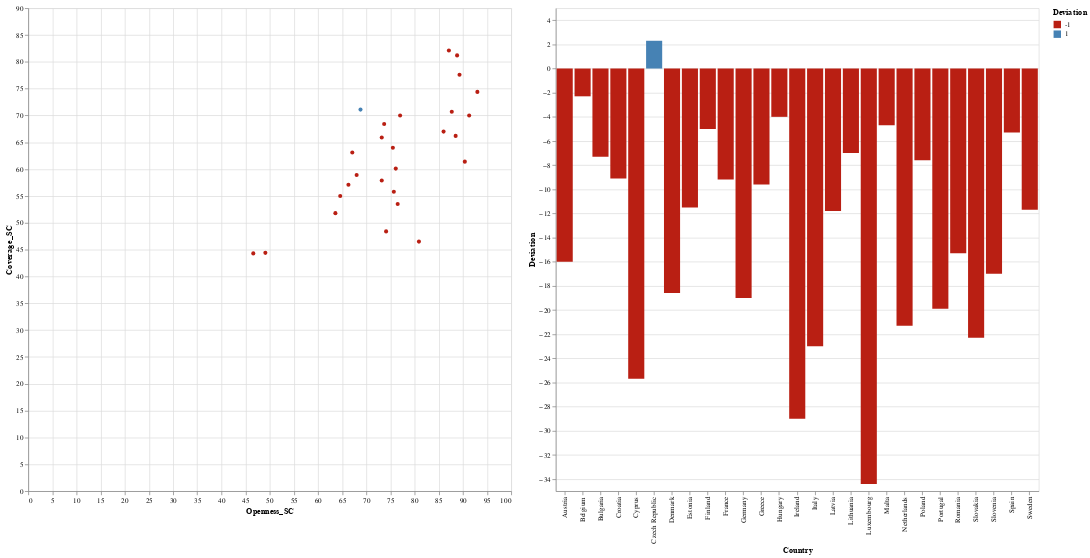

Notebook source saved alongside this figure:
### Code cell
points | bars

### Figure 1 — Vega-Lite specification as saved in the notebook (floating-point values rounded to 4 significant figures; data arrays with more than 128 entries replaced by an {"elided": "..."} marker saying what was removed)
{"config": {"view": {"continuousWidth": 400, "continuousHeight": 300}}, "hconcat": [{"mark": {"type": "point", "filled": true}, "encoding": {"color": {"condition": {"value": "#4682b4", "test": "(datum.Deviation > 0)"}, "value": "#b91f13"}, "opacity": {"condition": {"value": 1.0, "selection": "selector001"}, "value": 0.2}, "tooltip": [{"type": "nominal", "field": "Country"}, {"type": "quantitative", "field": "Overall score"}, {"type": "quantitative", "field": "Coverage_SC"}, {"type": "quantitative", "field": "Openness_SC"}], "x": {"type": "quantitative", "field": "Openness_SC"}, "y": {"type": "quantitative", "field": "Coverage_SC"}}, "height": 650, "selection": {"selector001": {"type": "single", "encodings": ["x"]}}, "transform": [{"filter": "(datum.Data_categories === 'All Categories')"}], "width": 650}, {"mark": "bar", "encoding": {"color": {"type": "nominal", "field": "Deviation_norm", "legend": {"title": "Deviation"}, "scale": {"range": ["#b91f13", "#4682b4"]}}, "opacity": {"condition": {"value": 1.0, "selection": "selector001"}, "value": 0.2}, "tooltip": [{"type": "nominal", "field": "Country"}, {"type": "quantitative", "field": "Overall score"}, {"type": "quantitative", "field": "Coverage_SC"}, {"type": "quantitative", "field": "Openness_SC"}], "x": {"type": "nominal", "field": "Country"}, "y": {"type": "quantitative", "field": "Deviation"}}, "height": 650, "selection": {"selector001": {"type": "single", "encodings": ["x"]}}, "transform": [{"filter": "(datum.Data_categories === 'All Categories')"}], "width": 650}], "data": {"name": "data-c4d084cb66334cc56accfb25300fc715"}, "$schema": "https://vega.github.io/schema/vega-lite/v4.8.1.json", "datasets": {"data-c4d084cb66334cc56accfb25300fc715": {"elided": "702 records"}}}
